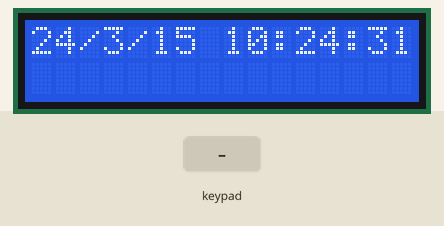
Recording of a sketch running on a simulated Arduino Uno, built with avr-gcc and run on an emulated ATmega328P. On the bench: 16×2 character LCD. Wiring (inferred from the names in the program): 4×4 keypad with keys 1 2 3 A 4 5 6 B 7 8 9 C * 0 # D: rows pin 2, pin 3, pin 5, pin 6; columns pin 9, pin 10, pin 16, pin 17. Inputs (shaded band) come from the test bench. The local clock reads 2024-03-15 10:24:30 at power-on unless the sketch sets it.

Above: at 1.2 s.
1.3 s: key 'A' pressed
At 2.5 s:
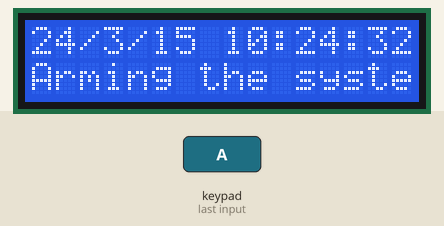
4.3 s: keypad keys 1 2 3 4 D pressed 0.4 s apart
At 6.13 s:
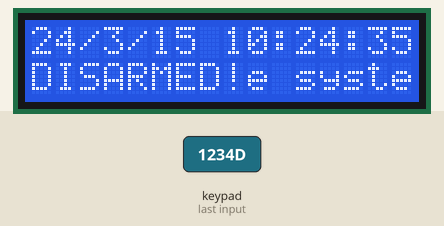
7.8 s: key 'D' pressed
At 8.02 s:
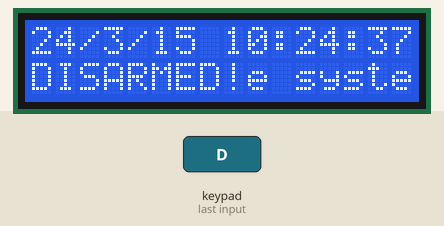
10.8 s: keypad keys 1 2 3 4 A pressed 0.4 s apart
At 12.79 s:
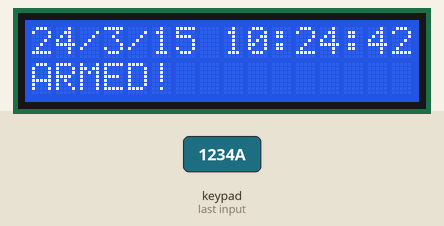
14.3 s: keypad keys 6 9 1 0 D pressed 0.4 s apart
At 18.8 s:
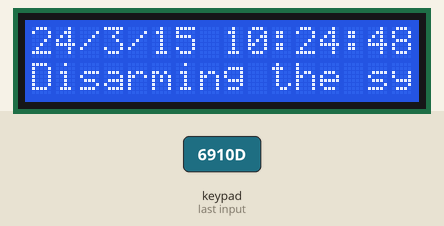
19.3 s: keypad keys 6 9 1 0 A pressed 0.4 s apart
At 21.13 s:
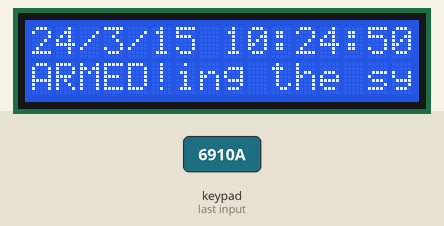
Timing chart, 0 to 22.6 s (numbered marks = the images above; inputs shaded):
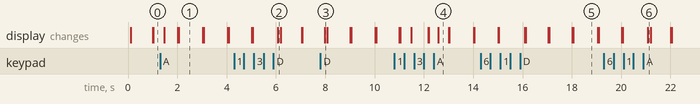

Measured:
- after the input at 1.3 s, the display: first changes after 0.18 s (image 1 shows a later state)
- after the input at 7.8 s, the display: changes after 0.17 s (image 3)
- after the input at 19.3 s, the display: first differs from a run without the input after 1.8 s (image 6)
- what the display in image 1 shows lasts 0.9 s, from 2.1 s to 3.0 s
- what the display in image 4 shows lasts 0.4 s, from 12.6 s to 13.0 s

The sketch:

testalarm.ino
```cpp
// This headers for the I2C connections to the display and the RTC
#include <Wire.h>
#include <LCD.h>
#include <LiquidCrystal_I2C.h>
#include "header.h"
#include "RTClib.h"

// This headers for SPI connection to the wireless connction with NRF24L01
#include <SPI.h>
#include <Mirf.h>
#include <nRF24L01.h>
#include <MirfHardwareSpiDriver.h>

// Defining LCD pins
#define I2C_ADDR    0x27
#define BACKLIGHT_PIN  3
#define En_pin  2
#define Rw_pin  1
#define Rs_pin  0
#define D4_pin  4
#define D5_pin  5
#define D6_pin  6
#define D7_pin  7
#define  LED_OFF  1
#define  LED_ON  0

// LCD display connection
LiquidCrystal_I2C  lcd(I2C_ADDR,En_pin,Rw_pin,Rs_pin,D4_pin,D5_pin,D6_pin,D7_pin);

// RTC settings
RTC_DS1307 RTC;

/******************** Timer values *****************/

unsigned long alarmTimer = 0;
unsigned long tmpTimer = 0;

/************************* Flags *******************/

boolean alarmInit = false;
boolean timerFlag = false;
boolean codeValid;
boolean flagAlarm;
boolean alarmReq=false;
boolean disAlarmReq=false;
boolean flagHome;

/*********************** Codes ********************/

char inputCode[3];
char code[]={
  '1', '2', '3','4'}
;

int j,k;
int seconds = 0;
int temp = 0;
int backLightOn = 0;
int backLightTimer = 0;
int clientq = 0;
int pir = 0;
int alarm = 0;
int codeNum = 0;
int alarmCount = 0;
int pins[]={
  6,9,10};

const int numRows = 4;       // number of rows in the keypad
const int numCols = 4;       // number of columns
const int debounceTime = 10; // number of milliseconds for switch to be stable

// Node strukturak deklaralasa  //
node alarmsys = {
  "serv1", B11111111, B00000010, B00001010, true};

node client0 = {
  "dev01", B10101010, B00000000, B00001010, false};
node client1 = {
  "dev01", B10101010, B00000001, B00001010, false};
node client2 = {
  "dev01", B10101010, B00000001, B00001010, false};

nodepin devPin;
nodepin clientPin[3];

/******************* Buffers for the transreceiver *****************/

byte txbuff[16];
byte rxbuff[16];

/*********************** Services of the nodes ********************/

int servNum=0;
byte services[3] = {
  B11001100, B00110011, B10011001 };

/***************** Defining default keyboard's keys **************/

const char keymap[numRows][numCols] = {
  {
    '1', '2', '3', 'A'       }
  ,
  {
    '4', '5', '6', 'B'       }
  ,
  {
    '7', '8', '9', 'C'       }
  ,
  {
    '*', '0', '#', 'D'       }
};

const int rowPins[numRows] = {
  2, 3, 5, 6 };
const int colPins[numCols] = {
  9, 10, 16, 17 };


/***************** The setup of the program  ******************/

void setup()
{
  Wire.begin();
  Serial.begin(9600);
  lcdInit();
  rtcInit();
  mirfInit();
  keyInit();
  servInit();
  //codeErase();
}

/*************************** The Loop *************************/

void loop()
{
  voidRTC();
  voidMenu();
  if ( Mirf.dataReady() == true ){
    Mirf.setRADDR((byte *)"serv1");
    Mirf.setTADDR((byte *)"dev01");
    voidGetPacket();
    Serial.println("Got packet!");
    readAlarmBit(&client0);
    voidPacketGen();
    Serial.print("Packet is sent!");
  }
  clearScreen();

  //voidDataReceive();
  //voidKey();
  //voidConfigPins(&dev, &devPin);
}

/************************ Initalizing flags *******************/

void servInit(){
  codeValid=true;
  flagAlarm=false;
  flagHome=false;
}

/****************** Initalizing LCD screen ********************/

void lcdInit(){
  lcd.begin (16,2);
  lcd.setBacklightPin(BACKLIGHT_PIN,POSITIVE);
  lcd.setBacklight(LED_ON);
}

/******************** Initalizing RTC ************************/

void rtcInit(){
  RTC.begin();
  //RTC.adjust(DateTime(__DATE__, __TIME__));
}

/******************* Initalizing MiRF ************************/

void mirfInit(){
  Mirf.spi = &MirfHardwareSpi;
  Mirf.init();
  Mirf.setRADDR((byte *)"serv1");
  Mirf.payload = 32;
  Mirf.config();
}

/****************** Initalizing keyboard *******************/

void keyInit(){
  for (int row = 0; row < numRows; row++){
    pinMode(rowPins[row],INPUT);
    digitalWrite(rowPins[row],HIGH);
  }
  for (int column = 0; column < numCols; column++){
    pinMode(colPins[column],OUTPUT);
    digitalWrite(colPins[column],HIGH);
  }
}

/********** Getting keys from the keyboard ****************/

char getKey(){
  char key = 0;
  for(int column = 0; column < numCols; column++){
    digitalWrite(colPins[column],LOW);
    for(int row = 0; row < numRows; row++){
      if(digitalRead(rowPins[row]) == LOW){
        delay(debounceTime);
        while(digitalRead(rowPins[row]) == LOW);
        key = keymap[row][column];
      }
    }
    digitalWrite(colPins[column],HIGH);
  }
  return key;
}

/****************** Clearing the screen ******************/

void clearScreen(){
  DateTime now = RTC.now();
  if(now.second()!=seconds){
    lcd.clear();
    seconds=now.second();
    backLightTimer++;
  }
}

/****************** Menu for the program******************/

void voidMenu(){
  char key = getKey();
  if ( key!=0 ){
    //Serial.println(key);
  }
  if( key != 0 ){
    if( key == 'A' ){
      alarmReq = true;
    }
    if( key == 'D' ){
      disAlarmReq = true;
    }
  }
  voidAlarm();
}

/******************** Alarm the system ******************/

void voidAlarm(){
  if(alarmReq == true || disAlarmReq == true){
    alarmTimer = millis();

    if (flagAlarm == true && alarmReq == true){
      lcd.setCursor(0,6);
      lcd.print("ARMED!");
      delay(50);
      alarmReq = false;
    }

    if (flagAlarm == false && disAlarmReq == true){
      lcd.setCursor(0,6);
      lcd.print("DISARMED!");
      delay(50);
      disAlarmReq = false;
    }

    if( flagAlarm == false && alarmReq == true ){
      if (timerFlag == false){
        tmpTimer = alarmTimer;
        timerFlag = true;
      }
      if (alarmTimer - tmpTimer < 10000){
        lcd.setCursor(0,1);
        lcd.print("Arming the system.... ");
      }
      if (alarmTimer - tmpTimer > 10000){
        lcd.setCursor(0,1);
        lcd.print("System is armed! ");
        flagAlarm = true;
        alarmReq = false;
        timerFlag = false;
      }
    }

    if( flagAlarm == true && disAlarmReq == true ){
      if (timerFlag == false){
        tmpTimer = alarmTimer;
        timerFlag = true;
      }
      if (alarmTimer - tmpTimer < 10000){
        lcd.setCursor(0,1);
        lcd.print("Disarming the system.... ");
      }
      if (alarmTimer - tmpTimer > 10000){
        lcd.setCursor(0,1);
        lcd.print("System is disarmed! ");
        flagAlarm = false;
        disAlarmReq = false;
        timerFlag = false;
        alarmCount = 0;
      }
    }

    //lcd.noCursor();
  }
}

/**************** Processing alarm bit *****************/

void readAlarmBit(struct node *alarmNode){

  alarmInit = bitRead((*alarmNode).state, 0);
  if (flagAlarm == true && alarmInit == true ){
    lcd.setCursor(0,1);
    lcd.print("Alarming! ");
    alarmInit = false;
    alarmCount++;
  }
}

/********************* Actual time *********************/

void voidRTC(){
  if ( alarmReq == false || disAlarmReq == false ){
    // Serial.println("Real time clock is clocking!!!");
    DateTime now = RTC.now();
    //lcd.clear();
    lcd.backlight();
    lcd.setCursor(0,0);
    lcd.print(now.year()-2000, DEC);
    lcd.print("/");
    lcd.print(now.month(), DEC);
    lcd.print("/");
    lcd.print(now.day(), DEC);
    lcd.print(" ");
    lcd.setCursor(8,0);
    lcd.print(now.hour(), DEC);
    lcd.print(":");
    lcd.print(now.minute(), DEC);
    lcd.print(":");
    lcd.print(now.second(), DEC);
    if ( alarmCount > 0 ){
      lcd.setCursor(6,1);
      lcd.print("Alarms: ");
      lcd.print(alarmCount, DEC);
    }
    /* if(now.second()!=seconds){
     lcd.clear();
     seconds=now.second();
     backLightTimer++;
     }*/
  }
}


/*************** Configuring I/O pins ******************/

void voidConfigPins(struct node *device, struct nodepin *devicePin){
  //Serial.println("Config I/O pins");
  DateTime serial=RTC.now();
  int sec=0;
  int i;

  if(serial.second()!=sec){
    for(i=0;i<3;i++){

      //Serial.print("Eredeti pin: ");
      //Serial.println((*devicePin).pins[i], DEC);
      int bit=bitRead((*device).state,(i+1));
      if(bit==0){
        //Serial.print("Hanyadik bit: ");
        //Serial.println(bitRead((*device).state,(i+1)), DEC);

        pinMode((*devicePin).pins[i], INPUT);

        //Serial.print("Hanyadik pin: ");
        //Serial.println((*devicePin).pins[i], DEC);

        (*devicePin).mode[i]=0;
      }

      if(bit==1){
        //Serial.print("Hanyadik bit: ");
        //Serial.println(bitRead((*device).state,(i+1)), DEC);
        pinMode((*devicePin).pins[i], OUTPUT);
        //Serial.print("Hanyadik pin: ");
        //Serial.println((*devicePin).pins[i], DEC);
        (*devicePin).mode[i]=1;
      }
    }
    sec=serial.second();
  }
}

/******************** Generating packet ********************/

void voidPacketGen(){
  byte checkSum;
  for (int i=0; i<6; i++){
    txbuff[i] = client0.address[i];
  }
  Serial.println("Packet is generating.... ");
  Serial.print("0. bájt: ");
  Serial.println(txbuff[0], BIN);
  Serial.print("1. bájt: ");
  Serial.println(txbuff[1], BIN);
  Serial.print("2. bájt: ");
  Serial.println(txbuff[2], BIN);
  Serial.print("3. bájt: ");
  Serial.println(txbuff[3], BIN);
  Serial.print("4. bájt: ");
  Serial.println(txbuff[4], BIN);
  Serial.print("5. bájt: ");
  Serial.println(txbuff[5], BIN);


  txbuff[6] = services[2];
  Serial.print("6. bájt: ");
  Serial.println(txbuff[6], BIN);
  txbuff[7] = client0.id;
  Serial.print("7. bájt: ");
  Serial.println(txbuff[7], BIN);
  txbuff[8] = client0.state;
  Serial.print("8. bájt: ");
  Serial.println(txbuff[8], BIN);
  txbuff[9] = client0.role;
  Serial.print("9. bájt: ");
  Serial.println(txbuff[9], BIN);
  txbuff[10] = B00000000;
  txbuff[11] = B00000000;
  txbuff[12] = B00000000;
  txbuff[13] = B00000000;
  txbuff[14] = B00000000;
  for (int k=0; k<15; k++){
    checkSum += txbuff[k];
  }
  txbuff[15] = checkSum;
  Mirf.send((byte *)&txbuff);
  while(Mirf.isSending()){
  }
  Serial.println("Packet is created");
}

/****************** Filling up server data *******************/

int voidGetPacket(){
  if (Mirf.dataReady() == true){
    Mirf.getData((byte *) &rxbuff);

    client0.serv = rxbuff[6];
    client0.id = rxbuff[7];
    client0.state = rxbuff[8];
    client0.role = rxbuff[9];
    Serial.println("Got packet");
    Serial.print("6. bájt: ");
    Serial.println(rxbuff[6]);
    Serial.print("7. bájt: ");
    Serial.println(rxbuff[7]);
    Serial.print("8. bájt: ");
    Serial.println(rxbuff[8]);
    Serial.print("9. bájt: ");
    Serial.println(rxbuff[9]);
  }
}
```

header.h
```cpp
#ifndef header_h
#define header_h


typedef struct node {
  char address[6];
  byte serv;
  byte id;
  byte state;
  boolean role;
};

typedef struct nodepin {
  int pins[3];
  int mode[3];
  int value[3];
};

#endif
```
